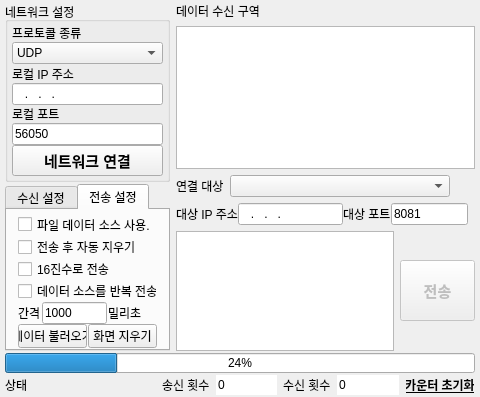
<?xml version="1.0" encoding="UTF-8"?>
<ui version="4.0">
 <class>mNetAssistWidget</class>
 <widget class="QWidget" name="mNetAssistWidget">
  <property name="geometry">
   <rect>
    <x>0</x>
    <y>0</y>
    <width>480</width>
    <height>397</height>
   </rect>
  </property>
  <property name="sizePolicy">
   <sizepolicy hsizetype="Preferred" vsizetype="Preferred">
    <horstretch>0</horstretch>
    <verstretch>0</verstretch>
   </sizepolicy>
  </property>
  <property name="minimumSize">
   <size>
    <width>480</width>
    <height>370</height>
   </size>
  </property>
  <property name="windowTitle">
   <string>网络调试助手</string>
  </property>
  <property name="windowIcon">
   <iconset>
    <normaloff>icon.ico</normaloff>icon.ico</iconset>
  </property>
  <layout class="QVBoxLayout" name="verticalLayout_3">
   <property name="spacing">
    <number>2</number>
   </property>
   <property name="leftMargin">
    <number>5</number>
   </property>
   <property name="topMargin">
    <number>2</number>
   </property>
   <property name="rightMargin">
    <number>5</number>
   </property>
   <property name="bottomMargin">
    <number>2</number>
   </property>
   <item>
    <layout class="QHBoxLayout" name="horizontalLayout_5">
     <item>
      <layout class="QVBoxLayout" name="verticalLayout">
       <property name="spacing">
        <number>2</number>
       </property>
       <item>
        <widget class="QGroupBox" name="groupBox_2">
         <property name="sizePolicy">
          <sizepolicy hsizetype="Expanding" vsizetype="Expanding">
           <horstretch>0</horstretch>
           <verstretch>0</verstretch>
          </sizepolicy>
         </property>
         <property name="minimumSize">
          <size>
           <width>160</width>
           <height>180</height>
          </size>
         </property>
         <property name="maximumSize">
          <size>
           <width>350</width>
           <height>500</height>
          </size>
         </property>
         <property name="autoFillBackground">
          <bool>true</bool>
         </property>
         <property name="title">
          <string>네트워크 설정</string>
         </property>
         <property name="alignment">
          <set>Qt::AlignmentFlag::AlignLeading|Qt::AlignmentFlag::AlignLeft|Qt::AlignmentFlag::AlignTop</set>
         </property>
         <property name="flat">
          <bool>false</bool>
         </property>
         <property name="checkable">
          <bool>false</bool>
         </property>
         <layout class="QVBoxLayout" name="verticalLayout_7">
          <property name="spacing">
           <number>0</number>
          </property>
          <property name="leftMargin">
           <number>4</number>
          </property>
          <property name="topMargin">
           <number>2</number>
          </property>
          <property name="rightMargin">
           <number>4</number>
          </property>
          <property name="bottomMargin">
           <number>3</number>
          </property>
          <item>
           <widget class="QLabel" name="label">
            <property name="lineWidth">
             <number>0</number>
            </property>
            <property name="text">
             <string>프로토콜 종류</string>
            </property>
            <property name="margin">
             <number>0</number>
            </property>
           </widget>
          </item>
          <item>
           <widget class="QComboBox" name="cBoxNetType">
            <property name="sizePolicy">
             <sizepolicy hsizetype="Preferred" vsizetype="Preferred">
              <horstretch>0</horstretch>
              <verstretch>0</verstretch>
             </sizepolicy>
            </property>
            <item>
             <property name="text">
              <string>UDP</string>
             </property>
            </item>
            <item>
             <property name="text">
              <string>TCP服务器</string>
             </property>
            </item>
            <item>
             <property name="text">
              <string>TCP客户端</string>
             </property>
            </item>
           </widget>
          </item>
          <item>
           <widget class="QLabel" name="label_IP">
            <property name="text">
             <string>로컬 IP 주소</string>
            </property>
           </widget>
          </item>
          <item>
           <widget class="QLineEdit" name="lEditIpAddr">
            <property name="sizePolicy">
             <sizepolicy hsizetype="Preferred" vsizetype="Preferred">
              <horstretch>0</horstretch>
              <verstretch>0</verstretch>
             </sizepolicy>
            </property>
            <property name="inputMask">
             <string>000.000.000.000</string>
            </property>
           </widget>
          </item>
          <item>
           <widget class="QLabel" name="label_Port">
            <property name="text">
             <string>로컬 포트</string>
            </property>
           </widget>
          </item>
          <item>
           <widget class="QLineEdit" name="lEditIpPort">
            <property name="sizePolicy">
             <sizepolicy hsizetype="Preferred" vsizetype="Preferred">
              <horstretch>0</horstretch>
              <verstretch>0</verstretch>
             </sizepolicy>
            </property>
            <property name="layoutDirection">
             <enum>Qt::LayoutDirection::LeftToRight</enum>
            </property>
            <property name="inputMask">
             <string/>
            </property>
            <property name="text">
             <string>56050</string>
            </property>
           </widget>
          </item>
          <item>
           <widget class="QPushButton" name="pBtnNetCnnt">
            <property name="sizePolicy">
             <sizepolicy hsizetype="Preferred" vsizetype="Preferred">
              <horstretch>0</horstretch>
              <verstretch>0</verstretch>
             </sizepolicy>
            </property>
            <property name="minimumSize">
             <size>
              <width>0</width>
              <height>30</height>
             </size>
            </property>
            <property name="maximumSize">
             <size>
              <width>350</width>
              <height>60</height>
             </size>
            </property>
            <property name="font">
             <font>
              <pointsize>11</pointsize>
              <bold>true</bold>
             </font>
            </property>
            <property name="text">
             <string>네트워크 연결</string>
            </property>
            <property name="icon">
             <iconset>
              <activeoff>NetOff.png</activeoff>
              <activeon>NetOn.png</activeon>
              <selectedoff>:/mqrc/mqrc/NetOff.png</selectedoff>
              <selectedon>:/mqrc/mqrc/NetOn.png</selectedon>
             </iconset>
            </property>
            <property name="iconSize">
             <size>
              <width>20</width>
              <height>20</height>
             </size>
            </property>
            <property name="checkable">
             <bool>true</bool>
            </property>
           </widget>
          </item>
         </layout>
        </widget>
       </item>
       <item>
        <spacer name="verticalSpacer_2">
         <property name="orientation">
          <enum>Qt::Orientation::Vertical</enum>
         </property>
         <property name="sizeHint" stdset="0">
          <size>
           <width>152</width>
           <height>13</height>
          </size>
         </property>
        </spacer>
       </item>
       <item>
        <widget class="QTabWidget" name="Tabs_SndRcv">
         <property name="sizePolicy">
          <sizepolicy hsizetype="Expanding" vsizetype="Expanding">
           <horstretch>0</horstretch>
           <verstretch>0</verstretch>
          </sizepolicy>
         </property>
         <property name="minimumSize">
          <size>
           <width>165</width>
           <height>150</height>
          </size>
         </property>
         <property name="maximumSize">
          <size>
           <width>350</width>
           <height>500</height>
          </size>
         </property>
         <property name="currentIndex">
          <number>1</number>
         </property>
         <widget class="QWidget" name="tab">
          <attribute name="title">
           <string>수신 설정</string>
          </attribute>
          <layout class="QVBoxLayout" name="verticalLayout_8">
           <property name="spacing">
            <number>2</number>
           </property>
           <property name="topMargin">
            <number>3</number>
           </property>
           <property name="bottomMargin">
            <number>3</number>
           </property>
           <item>
            <layout class="QVBoxLayout" name="verticalLayout_5">
             <property name="spacing">
              <number>0</number>
             </property>
             <property name="bottomMargin">
              <number>0</number>
             </property>
             <item>
              <layout class="QVBoxLayout" name="verticalLayout_4">
               <property name="spacing">
                <number>0</number>
               </property>
               <item>
                <widget class="QCheckBox" name="StartRcvFile">
                 <property name="text">
                  <string>수신 내용을 파일로 저장</string>
                 </property>
                </widget>
               </item>
               <item>
                <widget class="QCheckBox" name="cBox_ShowRcvTime">
                 <property name="text">
                  <string>수신 날짜 표시</string>
                 </property>
                </widget>
               </item>
               <item>
                <widget class="QCheckBox" name="cBox_RcvHexDisp">
                 <property name="text">
                  <string>16진수 표시</string>
                 </property>
                </widget>
               </item>
               <item>
                <widget class="QCheckBox" name="cBox_PauseShowRcv">
                 <property name="text">
                  <string>수신 표시 일시정지</string>
                 </property>
                </widget>
               </item>
               <item>
                <widget class="QCheckBox" name="cBox_chatMode">
                 <property name="text">
                  <string>그룹 채팅 모드 서비스</string>
                 </property>
                </widget>
               </item>
               <item>
                <widget class="QCheckBox" name="cBox_echoMode">
                 <property name="text">
                  <string>그룹 채팅 회신 표시 스위치</string>
                 </property>
                </widget>
               </item>
              </layout>
             </item>
             <item>
              <spacer name="verticalSpacer">
               <property name="orientation">
                <enum>Qt::Orientation::Vertical</enum>
               </property>
               <property name="sizeHint" stdset="0">
                <size>
                 <width>20</width>
                 <height>0</height>
                </size>
               </property>
              </spacer>
             </item>
             <item>
              <layout class="QHBoxLayout" name="horizontalLayout_6">
               <item>
                <widget class="QPushButton" name="pBtnSaveRcvData">
                 <property name="sizePolicy">
                  <sizepolicy hsizetype="Fixed" vsizetype="Fixed">
                   <horstretch>0</horstretch>
                   <verstretch>0</verstretch>
                  </sizepolicy>
                 </property>
                 <property name="minimumSize">
                  <size>
                   <width>0</width>
                   <height>24</height>
                  </size>
                 </property>
                 <property name="text">
                  <string>데이터 저장</string>
                 </property>
                </widget>
               </item>
               <item>
                <widget class="QPushButton" name="pBtnClearRcvDisp">
                 <property name="sizePolicy">
                  <sizepolicy hsizetype="Fixed" vsizetype="Fixed">
                   <horstretch>0</horstretch>
                   <verstretch>0</verstretch>
                  </sizepolicy>
                 </property>
                 <property name="minimumSize">
                  <size>
                   <width>0</width>
                   <height>24</height>
                  </size>
                 </property>
                 <property name="text">
                  <string>표시 지우기</string>
                 </property>
                </widget>
               </item>
              </layout>
             </item>
            </layout>
           </item>
          </layout>
         </widget>
         <widget class="QWidget" name="tab_2">
          <attribute name="title">
           <string>전송 설정</string>
          </attribute>
          <layout class="QVBoxLayout" name="verticalLayout_9">
           <property name="spacing">
            <number>2</number>
           </property>
           <property name="topMargin">
            <number>3</number>
           </property>
           <property name="bottomMargin">
            <number>3</number>
           </property>
           <item>
            <layout class="QVBoxLayout" name="verticalLayout_6">
             <property name="spacing">
              <number>0</number>
             </property>
             <item>
              <widget class="QCheckBox" name="cBoxStartSndFile">
               <property name="sizePolicy">
                <sizepolicy hsizetype="Minimum" vsizetype="Minimum">
                 <horstretch>0</horstretch>
                 <verstretch>0</verstretch>
                </sizepolicy>
               </property>
               <property name="text">
                <string>파일 데이터 소스 사용.</string>
               </property>
              </widget>
             </item>
             <item>
              <widget class="QCheckBox" name="cBox_AntoClearSnd">
               <property name="sizePolicy">
                <sizepolicy hsizetype="Minimum" vsizetype="Minimum">
                 <horstretch>0</horstretch>
                 <verstretch>0</verstretch>
                </sizepolicy>
               </property>
               <property name="text">
                <string>전송 후 자동 지우기</string>
               </property>
              </widget>
             </item>
             <item>
              <widget class="QCheckBox" name="cBox_SndHexDisp">
               <property name="sizePolicy">
                <sizepolicy hsizetype="Minimum" vsizetype="Minimum">
                 <horstretch>0</horstretch>
                 <verstretch>0</verstretch>
                </sizepolicy>
               </property>
               <property name="text">
                <string>16진수로 전송</string>
               </property>
              </widget>
             </item>
             <item>
              <widget class="QCheckBox" name="cBoxLoopSnd">
               <property name="sizePolicy">
                <sizepolicy hsizetype="Minimum" vsizetype="Minimum">
                 <horstretch>0</horstretch>
                 <verstretch>0</verstretch>
                </sizepolicy>
               </property>
               <property name="text">
                <string>데이터 소스를 반복 전송</string>
               </property>
              </widget>
             </item>
             <item>
              <layout class="QHBoxLayout" name="horizontalLayout_7">
               <property name="spacing">
                <number>1</number>
               </property>
               <item>
                <widget class="QLabel" name="label_4">
                 <property name="enabled">
                  <bool>true</bool>
                 </property>
                 <property name="sizePolicy">
                  <sizepolicy hsizetype="Preferred" vsizetype="Preferred">
                   <horstretch>0</horstretch>
                   <verstretch>0</verstretch>
                  </sizepolicy>
                 </property>
                 <property name="baseSize">
                  <size>
                   <width>0</width>
                   <height>0</height>
                  </size>
                 </property>
                 <property name="text">
                  <string>간격</string>
                 </property>
                 <property name="textFormat">
                  <enum>Qt::TextFormat::PlainText</enum>
                 </property>
                 <property name="scaledContents">
                  <bool>false</bool>
                 </property>
                 <property name="alignment">
                  <set>Qt::AlignmentFlag::AlignLeading|Qt::AlignmentFlag::AlignLeft|Qt::AlignmentFlag::AlignVCenter</set>
                 </property>
                </widget>
               </item>
               <item>
                <widget class="QLineEdit" name="lEdit_Interval_ms">
                 <property name="maximumSize">
                  <size>
                   <width>70</width>
                   <height>16777215</height>
                  </size>
                 </property>
                 <property name="inputMask">
                  <string>D9999</string>
                 </property>
                 <property name="text">
                  <string>1000</string>
                 </property>
                </widget>
               </item>
               <item>
                <widget class="QLabel" name="label_5">
                 <property name="text">
                  <string>밀리초</string>
                 </property>
                 <property name="alignment">
                  <set>Qt::AlignmentFlag::AlignLeading|Qt::AlignmentFlag::AlignLeft|Qt::AlignmentFlag::AlignVCenter</set>
                 </property>
                </widget>
               </item>
               <item>
                <spacer name="horizontalSpacer_2">
                 <property name="orientation">
                  <enum>Qt::Orientation::Horizontal</enum>
                 </property>
                 <property name="sizeHint" stdset="0">
                  <size>
                   <width>20</width>
                   <height>20</height>
                  </size>
                 </property>
                </spacer>
               </item>
              </layout>
             </item>
             <item>
              <spacer name="verticalSpacer_4">
               <property name="orientation">
                <enum>Qt::Orientation::Vertical</enum>
               </property>
               <property name="sizeHint" stdset="0">
                <size>
                 <width>135</width>
                 <height>13</height>
                </size>
               </property>
              </spacer>
             </item>
             <item>
              <layout class="QHBoxLayout" name="horizontalLayout_8">
               <property name="spacing">
                <number>1</number>
               </property>
               <item>
                <widget class="QPushButton" name="pBtnLoadSndData">
                 <property name="sizePolicy">
                  <sizepolicy hsizetype="Fixed" vsizetype="Fixed">
                   <horstretch>0</horstretch>
                   <verstretch>0</verstretch>
                  </sizepolicy>
                 </property>
                 <property name="minimumSize">
                  <size>
                   <width>0</width>
                   <height>24</height>
                  </size>
                 </property>
                 <property name="text">
                  <string>데이터 불러오기</string>
                 </property>
                </widget>
               </item>
               <item>
                <widget class="QPushButton" name="pBtnClearSndDisp">
                 <property name="sizePolicy">
                  <sizepolicy hsizetype="Fixed" vsizetype="Fixed">
                   <horstretch>0</horstretch>
                   <verstretch>0</verstretch>
                  </sizepolicy>
                 </property>
                 <property name="minimumSize">
                  <size>
                   <width>0</width>
                   <height>24</height>
                  </size>
                 </property>
                 <property name="text">
                  <string>화면 지우기</string>
                 </property>
                </widget>
               </item>
              </layout>
             </item>
            </layout>
           </item>
          </layout>
         </widget>
        </widget>
       </item>
      </layout>
     </item>
     <item>
      <layout class="QVBoxLayout" name="verticalLayout_2">
       <item>
        <layout class="QGridLayout" name="gridLayout">
         <item row="1" column="0">
          <widget class="QPlainTextEdit" name="ReceiveTextEdit">
           <property name="readOnly">
            <bool>true</bool>
           </property>
          </widget>
         </item>
         <item row="0" column="0">
          <widget class="QLabel" name="label_9">
           <property name="text">
            <string>데이터 수신 구역</string>
           </property>
          </widget>
         </item>
        </layout>
       </item>
       <item>
        <layout class="QHBoxLayout" name="horizontalLayout_3">
         <item>
          <widget class="QLabel" name="labelClients">
           <property name="sizePolicy">
            <sizepolicy hsizetype="Fixed" vsizetype="Preferred">
             <horstretch>0</horstretch>
             <verstretch>0</verstretch>
            </sizepolicy>
           </property>
           <property name="text">
            <string>연결 대상</string>
           </property>
          </widget>
         </item>
         <item>
          <widget class="QComboBox" name="cBoxClients">
           <property name="sizePolicy">
            <sizepolicy hsizetype="Expanding" vsizetype="Preferred">
             <horstretch>0</horstretch>
             <verstretch>0</verstretch>
            </sizepolicy>
           </property>
           <property name="minimumSize">
            <size>
             <width>220</width>
             <height>0</height>
            </size>
           </property>
           <property name="maximumSize">
            <size>
             <width>400</width>
             <height>60</height>
            </size>
           </property>
          </widget>
         </item>
         <item>
          <widget class="QLabel" name="labelSpaceClients">
           <property name="sizePolicy">
            <sizepolicy hsizetype="Expanding" vsizetype="Fixed">
             <horstretch>0</horstretch>
             <verstretch>0</verstretch>
            </sizepolicy>
           </property>
           <property name="minimumSize">
            <size>
             <width>0</width>
             <height>0</height>
            </size>
           </property>
           <property name="text">
            <string/>
           </property>
          </widget>
         </item>
        </layout>
       </item>
       <item>
        <layout class="QHBoxLayout" name="horizontalLayout_2">
         <property name="spacing">
          <number>0</number>
         </property>
         <item>
          <widget class="QLabel" name="labelUdp">
           <property name="sizePolicy">
            <sizepolicy hsizetype="Fixed" vsizetype="Preferred">
             <horstretch>0</horstretch>
             <verstretch>0</verstretch>
            </sizepolicy>
           </property>
           <property name="text">
            <string>대상 IP 주소</string>
           </property>
          </widget>
         </item>
         <item>
          <widget class="QLineEdit" name="lEditUdpIP">
           <property name="sizePolicy">
            <sizepolicy hsizetype="Preferred" vsizetype="Preferred">
             <horstretch>0</horstretch>
             <verstretch>0</verstretch>
            </sizepolicy>
           </property>
           <property name="minimumSize">
            <size>
             <width>80</width>
             <height>0</height>
            </size>
           </property>
           <property name="maximumSize">
            <size>
             <width>160</width>
             <height>16777215</height>
            </size>
           </property>
           <property name="inputMask">
            <string>000.000.000.000</string>
           </property>
           <property name="text">
            <string>...</string>
           </property>
          </widget>
         </item>
         <item>
          <widget class="QLabel" name="labelUdp1">
           <property name="sizePolicy">
            <sizepolicy hsizetype="Preferred" vsizetype="Preferred">
             <horstretch>0</horstretch>
             <verstretch>0</verstretch>
            </sizepolicy>
           </property>
           <property name="text">
            <string>대상 포트</string>
           </property>
          </widget>
         </item>
         <item>
          <widget class="QLineEdit" name="lEditUdpPort">
           <property name="sizePolicy">
            <sizepolicy hsizetype="Preferred" vsizetype="Preferred">
             <horstretch>0</horstretch>
             <verstretch>0</verstretch>
            </sizepolicy>
           </property>
           <property name="minimumSize">
            <size>
             <width>40</width>
             <height>0</height>
            </size>
           </property>
           <property name="maximumSize">
            <size>
             <width>80</width>
             <height>16777215</height>
            </size>
           </property>
           <property name="inputMask">
            <string/>
           </property>
           <property name="text">
            <string>8081</string>
           </property>
          </widget>
         </item>
         <item>
          <widget class="QLabel" name="labelSpaceUdp">
           <property name="sizePolicy">
            <sizepolicy hsizetype="Expanding" vsizetype="Fixed">
             <horstretch>0</horstretch>
             <verstretch>0</verstretch>
            </sizepolicy>
           </property>
           <property name="minimumSize">
            <size>
             <width>0</width>
             <height>0</height>
            </size>
           </property>
           <property name="lineWidth">
            <number>0</number>
           </property>
           <property name="text">
            <string/>
           </property>
          </widget>
         </item>
        </layout>
       </item>
       <item>
        <layout class="QHBoxLayout" name="horizontalLayout_4">
         <item>
          <widget class="QPlainTextEdit" name="tEditSendText">
           <property name="sizePolicy">
            <sizepolicy hsizetype="Expanding" vsizetype="Fixed">
             <horstretch>0</horstretch>
             <verstretch>0</verstretch>
            </sizepolicy>
           </property>
           <property name="maximumSize">
            <size>
             <width>16777215</width>
             <height>120</height>
            </size>
           </property>
          </widget>
         </item>
         <item>
          <widget class="QPushButton" name="pBtnSendData">
           <property name="enabled">
            <bool>false</bool>
           </property>
           <property name="sizePolicy">
            <sizepolicy hsizetype="Fixed" vsizetype="Fixed">
             <horstretch>0</horstretch>
             <verstretch>0</verstretch>
            </sizepolicy>
           </property>
           <property name="minimumSize">
            <size>
             <width>75</width>
             <height>61</height>
            </size>
           </property>
           <property name="maximumSize">
            <size>
             <width>75</width>
             <height>61</height>
            </size>
           </property>
           <property name="font">
            <font>
             <family>SimSun-ExtB</family>
             <pointsize>11</pointsize>
             <bold>true</bold>
            </font>
           </property>
           <property name="text">
            <string>전송</string>
           </property>
          </widget>
         </item>
        </layout>
       </item>
      </layout>
     </item>
    </layout>
   </item>
   <item>
    <widget class="QProgressBar" name="SndProgressBar">
     <property name="maximumSize">
      <size>
       <width>16777215</width>
       <height>20</height>
      </size>
     </property>
     <property name="value">
      <number>24</number>
     </property>
     <property name="textVisible">
      <bool>true</bool>
     </property>
    </widget>
   </item>
   <item>
    <layout class="QHBoxLayout" name="horizontalLayout">
     <item>
      <widget class="QLabel" name="label_2">
       <property name="text">
        <string>상태</string>
       </property>
      </widget>
     </item>
     <item>
      <widget class="QLabel" name="CurState">
       <property name="minimumSize">
        <size>
         <width>120</width>
         <height>16</height>
        </size>
       </property>
       <property name="styleSheet">
        <string notr="true"/>
       </property>
       <property name="text">
        <string/>
       </property>
      </widget>
     </item>
     <item>
      <spacer name="horizontalSpacer">
       <property name="orientation">
        <enum>Qt::Orientation::Horizontal</enum>
       </property>
       <property name="sizeHint" stdset="0">
        <size>
         <width>20</width>
         <height>20</height>
        </size>
       </property>
      </spacer>
     </item>
     <item>
      <widget class="QLabel" name="label_6">
       <property name="sizePolicy">
        <sizepolicy hsizetype="Preferred" vsizetype="Preferred">
         <horstretch>0</horstretch>
         <verstretch>0</verstretch>
        </sizepolicy>
       </property>
       <property name="minimumSize">
        <size>
         <width>0</width>
         <height>16</height>
        </size>
       </property>
       <property name="maximumSize">
        <size>
         <width>16777215</width>
         <height>36</height>
        </size>
       </property>
       <property name="text">
        <string>송신 횟수</string>
       </property>
      </widget>
     </item>
     <item>
      <widget class="QLineEdit" name="lEdit_SndCnt">
       <property name="minimumSize">
        <size>
         <width>50</width>
         <height>16</height>
        </size>
       </property>
       <property name="maximumSize">
        <size>
         <width>80</width>
         <height>36</height>
        </size>
       </property>
       <property name="styleSheet">
        <string notr="true">border-color: rgb(85, 255, 255);</string>
       </property>
       <property name="text">
        <string>0</string>
       </property>
       <property name="frame">
        <bool>false</bool>
       </property>
       <property name="readOnly">
        <bool>true</bool>
       </property>
      </widget>
     </item>
     <item>
      <widget class="QLabel" name="label_7">
       <property name="sizePolicy">
        <sizepolicy hsizetype="Preferred" vsizetype="Fixed">
         <horstretch>0</horstretch>
         <verstretch>0</verstretch>
        </sizepolicy>
       </property>
       <property name="minimumSize">
        <size>
         <width>0</width>
         <height>20</height>
        </size>
       </property>
       <property name="maximumSize">
        <size>
         <width>16777215</width>
         <height>36</height>
        </size>
       </property>
       <property name="text">
        <string>수신 횟수</string>
       </property>
      </widget>
     </item>
     <item>
      <widget class="QLineEdit" name="lEdit_RcvCnt">
       <property name="sizePolicy">
        <sizepolicy hsizetype="Fixed" vsizetype="Fixed">
         <horstretch>0</horstretch>
         <verstretch>0</verstretch>
        </sizepolicy>
       </property>
       <property name="minimumSize">
        <size>
         <width>50</width>
         <height>16</height>
        </size>
       </property>
       <property name="maximumSize">
        <size>
         <width>80</width>
         <height>36</height>
        </size>
       </property>
       <property name="autoFillBackground">
        <bool>false</bool>
       </property>
       <property name="text">
        <string>0</string>
       </property>
       <property name="frame">
        <bool>false</bool>
       </property>
       <property name="readOnly">
        <bool>true</bool>
       </property>
      </widget>
     </item>
     <item>
      <widget class="QPushButton" name="pBtnResetCnt">
       <property name="minimumSize">
        <size>
         <width>70</width>
         <height>16</height>
        </size>
       </property>
       <property name="maximumSize">
        <size>
         <width>160</width>
         <height>40</height>
        </size>
       </property>
       <property name="font">
        <font>
         <bold>true</bold>
         <underline>true</underline>
        </font>
       </property>
       <property name="cursor">
        <cursorShape>PointingHandCursor</cursorShape>
       </property>
       <property name="styleSheet">
        <string notr="true"/>
       </property>
       <property name="text">
        <string>카운터 초기화</string>
       </property>
       <property name="autoDefault">
        <bool>true</bool>
       </property>
       <property name="flat">
        <bool>true</bool>
       </property>
      </widget>
     </item>
    </layout>
   </item>
  </layout>
 </widget>
 <layoutdefault spacing="6" margin="11"/>
 <resources/>
 <connections/>
</ui>
